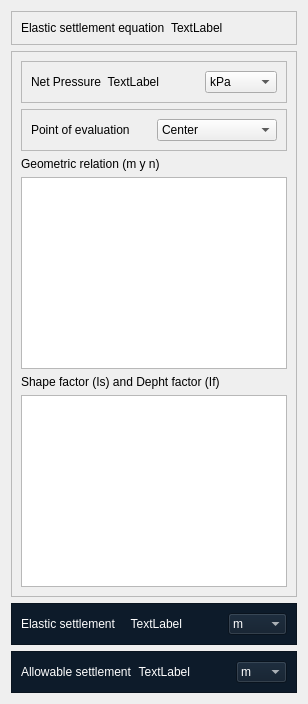
      <widget class="QWidget" name="tab_2">
       <attribute name="title">
        <string>Settlements</string>
       </attribute>
       <layout class="QVBoxLayout" name="verticalLayout_22">
        <item>
         <widget class="QFrame" name="frame_10">
          <property name="frameShape">
           <enum>QFrame::Shape::StyledPanel</enum>
          </property>
          <property name="frameShadow">
           <enum>QFrame::Shadow::Raised</enum>
          </property>
          <layout class="QHBoxLayout" name="horizontalLayout_9">
           <item>
            <widget class="QLabel" name="label_7">
             <property name="text">
              <string>Elastic settlement equation</string>
             </property>
            </widget>
           </item>
           <item>
            <widget class="QLabel" name="label_32">
             <property name="text">
              <string>TextLabel</string>
             </property>
            </widget>
           </item>
          </layout>
         </widget>
        </item>
        <item>
         <widget class="QFrame" name="frame_25">
          <property name="frameShape">
           <enum>QFrame::Shape::StyledPanel</enum>
          </property>
          <property name="frameShadow">
           <enum>QFrame::Shadow::Raised</enum>
          </property>
          <layout class="QVBoxLayout" name="verticalLayout_23">
           <item>
            <widget class="QFrame" name="frame_28">
             <property name="frameShape">
              <enum>QFrame::Shape::StyledPanel</enum>
             </property>
             <property name="frameShadow">
              <enum>QFrame::Shadow::Raised</enum>
             </property>
             <layout class="QHBoxLayout" name="horizontalLayout_18">
              <item>
               <widget class="QLabel" name="label_37">
                <property name="text">
                 <string>Net Pressure</string>
                </property>
               </widget>
              </item>
              <item>
               <widget class="QLabel" name="label_36">
                <property name="text">
                 <string>TextLabel</string>
                </property>
                <property name="alignment">
                 <set>Qt::AlignmentFlag::AlignRight|Qt::AlignmentFlag::AlignTrailing|Qt::AlignmentFlag::AlignVCenter</set>
                </property>
               </widget>
              </item>
              <item>
               <spacer name="horizontalSpacer_3">
                <property name="orientation">
                 <enum>Qt::Orientation::Horizontal</enum>
                </property>
                <property name="sizeType">
                 <enum>QSizePolicy::Policy::Maximum</enum>
                </property>
                <property name="sizeHint" stdset="0">
                 <size>
                  <width>40</width>
                  <height>20</height>
                 </size>
                </property>
               </spacer>
              </item>
              <item>
               <widget class="QComboBox" name="comboBox_13">
                <property name="minimumSize">
                 <size>
                  <width>50</width>
                  <height>0</height>
                 </size>
                </property>
                <property name="maximumSize">
                 <size>
                  <width>500</width>
                  <height>16777215</height>
                 </size>
                </property>
                <property name="styleSheet">
                 <string notr="true"/>
                </property>
                <item>
                 <property name="text">
                  <string>kPa</string>
                 </property>
                </item>
                <item>
                 <property name="text">
                  <string>MPa</string>
                 </property>
                </item>
                <item>
                 <property name="text">
                  <string>kgf/cm2</string>
                 </property>
                </item>
                <item>
                 <property name="text">
                  <string>tonf/m2</string>
                 </property>
                </item>
               </widget>
              </item>
             </layout>
            </widget>
           </item>
           <item>
            <widget class="QFrame" name="frame_30">
             <property name="frameShape">
              <enum>QFrame::Shape::StyledPanel</enum>
             </property>
             <property name="frameShadow">
              <enum>QFrame::Shadow::Raised</enum>
             </property>
             <layout class="QHBoxLayout" name="horizontalLayout_20">
              <item>
               <widget class="QLabel" name="label_40">
                <property name="text">
                 <string>Point of evaluation</string>
                </property>
               </widget>
              </item>
              <item>
               <widget class="QComboBox" name="comboBox_15">
                <item>
                 <property name="text">
                  <string>Center</string>
                 </property>
                </item>
                <item>
                 <property name="text">
                  <string>Corner</string>
                 </property>
                </item>
               </widget>
              </item>
             </layout>
            </widget>
           </item>
           <item>
            <widget class="QLabel" name="label_42">
             <property name="text">
              <string>Geometric relation (m y n)</string>
             </property>
            </widget>
           </item>
           <item>
            <widget class="QTableView" name="tableView_5"/>
           </item>
           <item>
            <widget class="QLabel" name="label_33">
             <property name="text">
              <string>Shape factor (Is) and Depht factor (If)</string>
             </property>
            </widget>
           </item>
           <item>
            <widget class="QTableView" name="tableView_4"/>
           </item>
          </layout>
         </widget>
        </item>
        <item>
         <widget class="QFrame" name="frame_29">
          <property name="styleSheet">
           <string notr="true">font: 700 9pt &quot;Segoe UI&quot;;
color: rgb(255, 255, 255);
background-color: rgb(13, 27, 42);
</string>
          </property>
          <property name="frameShape">
           <enum>QFrame::Shape::StyledPanel</enum>
          </property>
          <property name="frameShadow">
           <enum>QFrame::Shadow::Raised</enum>
          </property>
          <layout class="QHBoxLayout" name="horizontalLayout_19">
           <item>
            <widget class="QLabel" name="label_38">
             <property name="text">
              <string>Elastic settlement</string>
             </property>
            </widget>
           </item>
           <item>
            <widget class="QLabel" name="label_39">
             <property name="minimumSize">
              <size>
               <width>50</width>
               <height>0</height>
              </size>
             </property>
             <property name="text">
              <string>TextLabel</string>
             </property>
             <property name="alignment">
              <set>Qt::AlignmentFlag::AlignRight|Qt::AlignmentFlag::AlignTrailing|Qt::AlignmentFlag::AlignVCenter</set>
             </property>
            </widget>
           </item>
           <item>
            <spacer name="horizontalSpacer_4">
             <property name="orientation">
              <enum>Qt::Orientation::Horizontal</enum>
             </property>
             <property name="sizeType">
              <enum>QSizePolicy::Policy::Maximum</enum>
             </property>
             <property name="sizeHint" stdset="0">
              <size>
               <width>40</width>
               <height>20</height>
              </size>
             </property>
            </spacer>
           </item>
           <item>
            <widget class="QComboBox" name="comboBox_14">
             <property name="maximumSize">
              <size>
               <width>90</width>
               <height>40</height>
              </size>
             </property>
             <item>
              <property name="text">
               <string>m</string>
              </property>
             </item>
             <item>
              <property name="text">
               <string>cm</string>
              </property>
             </item>
             <item>
              <property name="text">
               <string>mm</string>
              </property>
             </item>
             <item>
              <property name="text">
               <string>ft</string>
              </property>
             </item>
             <item>
              <property name="text">
               <string>in</string>
              </property>
             </item>
            </widget>
           </item>
          </layout>
         </widget>
        </item>
        <item>
         <widget class="QFrame" name="frame_39">
          <property name="styleSheet">
           <string notr="true">font: 700 9pt &quot;Segoe UI&quot;;
color: rgb(255, 255, 255);
background-color: rgb(13, 27, 42);
</string>
          </property>
          <property name="frameShape">
           <enum>QFrame::Shape::StyledPanel</enum>
          </property>
          <property name="frameShadow">
           <enum>QFrame::Shadow::Raised</enum>
          </property>
          <layout class="QHBoxLayout" name="horizontalLayout_29">
           <item>
            <widget class="QLabel" name="label_47">
             <property name="text">
              <string>Allowable settlement</string>
             </property>
            </widget>
           </item>
           <item>
            <widget class="QLabel" name="label_48">
             <property name="minimumSize">
              <size>
               <width>50</width>
               <height>0</height>
              </size>
             </property>
             <property name="text">
              <string>TextLabel</string>
             </property>
             <property name="alignment">
              <set>Qt::AlignmentFlag::AlignRight|Qt::AlignmentFlag::AlignTrailing|Qt::AlignmentFlag::AlignVCenter</set>
             </property>
            </widget>
           </item>
           <item>
            <spacer name="horizontalSpacer_5">
             <property name="orientation">
              <enum>Qt::Orientation::Horizontal</enum>
             </property>
             <property name="sizeType">
              <enum>QSizePolicy::Policy::Maximum</enum>
             </property>
             <property name="sizeHint" stdset="0">
              <size>
               <width>40</width>
               <height>20</height>
              </size>
             </property>
            </spacer>
           </item>
           <item>
            <widget class="QComboBox" name="comboBox_21">
             <property name="maximumSize">
              <size>
               <width>90</width>
               <height>40</height>
              </size>
             </property>
             <item>
              <property name="text">
               <string>m</string>
              </property>
             </item>
             <item>
              <property name="text">
               <string>cm</string>
              </property>
             </item>
             <item>
              <property name="text">
               <string>mm</string>
              </property>
             </item>
             <item>
              <property name="text">
               <string>ft</string>
              </property>
             </item>
             <item>
              <property name="text">
               <string>in</string>
              </property>
             </item>
            </widget>
           </item>
          </layout>
         </widget>
        </item>
       </layout>
      </widget>
